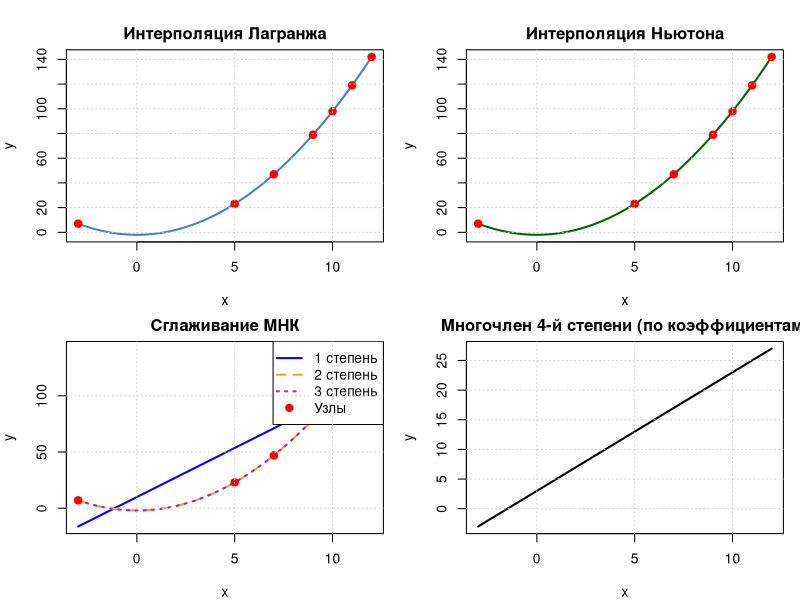

Reproduce this figure in R.
# x_data <- c(0, 1, 2, 3, 4, 5)
# y_data <- c(1.2, 2.8, 4.1, 5.0, 4.9, 3.1)

x_data <- c(5, 7, 9, 11, 12, -3, 10)
y_data <- c(23, 47, 79, 119, 142, 7, 98)

# Вектор точек для гладкого построения графиков
x_plot <- seq(min(x_data), max(x_data), length.out = 500)

# 2. ИНТЕРПОЛЯЦИЯ ПО ФОРМУЛЕ ЛАГРАНЖА
lagrange_interp <- function(x_nodes, y_nodes, x) {
  n <- length(x_nodes)
  y <- numeric(length(x))
  for (i in seq_along(x)) {
    s <- 0
    for (j in 1:n) {
      l <- 1
      for (k in 1:n) {
        if (k != j) {
          l <- l * (x[i] - x_nodes[k]) / (x_nodes[j] - x_nodes[k])
        }
      }
      s <- s + y_nodes[j] * l
    }
    y[i] <- s
  }
  return(y)
}

y_lagrange <- lagrange_interp(x_data, y_data, x_plot)

# 3. ИНТЕРПОЛЯЦИЯ ПО ФОРМУЛЕ НЬЮТОНА
newton_interp <- function(x_nodes, y_nodes, x) {
  n <- length(x_nodes)
  dd <- matrix(0, n, n)
  dd[, 1] <- y_nodes
  for (j in 2:n) {
    for (i in 1:(n - j + 1)) {
      dd[i, j] <- (dd[i + 1, j - 1] - dd[i, j - 1]) / (x_nodes[i + j - 1] - x_nodes[i])
    }
  }
  a <- dd[1, ]
  
  y <- numeric(length(x))
  for (i in seq_along(x)) {
    res <- a[1]
    prod_term <- 1
    for (j in 2:n) {
      prod_term <- prod_term * (x[i] - x_nodes[j - 1])
      res <- res + a[j] * prod_term
    }
    y[i] <- res
  }
  return(y)
}

y_newton <- newton_interp(x_data, y_data, x_plot)

# 4. СГЛАЖИВАЮЩИЕ МНОГОЧЛЕНЫ (МНК, степени 1-3)
fit1 <- lm(y_data ~ x_data)
fit2 <- lm(y_data ~ x_data + I(x_data^2))
fit3 <- lm(y_data ~ x_data + I(x_data^2) + I(x_data^3))

nd <- data.frame(x_data = x_plot)
y_mnk1 <- predict(fit1, newdata = nd)
y_mnk2 <- predict(fit2, newdata = nd)
y_mnk3 <- predict(fit3, newdata = nd)

# 5. ПРОИЗВОЛЬНЫЙ МНОГОЧЛЕН 4-Й СТЕПЕНИ
# Коэффициенты задаются от свободного члена до старшей степени: 
# P(x) = c[1] + c[2]*x + c[3]*x^2 + c[4]*x^3 + c[5]*x^4
coefs4 <- c(3, 2, 0, 0, 0)

poly4_eval <- function(coefs, x) {
  sapply(x, function(xi) sum(coefs * xi^(0:4)))
}

y_poly4 <- poly4_eval(coefs4, x_plot)

# 6. ПОСТРОЕНИЕ ГРАФИКОВ
par(mfrow = c(2, 2), mar = c(4, 4, 2, 1), oma = c(0, 0, 1, 0))

# 6.1 Лагранж
plot(x_plot, y_lagrange, type = "l", col = "steelblue", lwd = 2,
     main = "Интерполяция Лагранжа", xlab = "x", ylab = "y")
points(x_data, y_data, col = "red", pch = 19, cex = 1.2)
grid()

# 6.2 Ньютон
plot(x_plot, y_newton, type = "l", col = "darkgreen", lwd = 2,
     main = "Интерполяция Ньютона", xlab = "x", ylab = "y")
points(x_data, y_data, col = "red", pch = 19, cex = 1.2)
grid()

# 6.3 МНК (1, 2, 3 степени)
plot(x_plot, y_mnk1, type = "l", col = "blue", lwd = 2, 
     ylim = range(c(y_data, y_mnk1, y_mnk2, y_mnk3)),
     main = "Сглаживание МНК", xlab = "x", ylab = "y")
lines(x_plot, y_mnk2, col = "orange", lwd = 2, lty = 2)
lines(x_plot, y_mnk3, col = "purple", lwd = 2, lty = 3)
points(x_data, y_data, col = "red", pch = 19, cex = 1.2)
legend("topright", legend = c("1 степень", "2 степень", "3 степень", "Узлы"),
       col = c("blue", "orange", "purple", "red"), lty = c(1, 2, 3, NA),
       pch = c(NA, NA, NA, 19), lwd = 2, bg = "white")
grid()

# 6.4 Многочлен 4-й степени
plot(x_plot, y_poly4, type = "l", col = "black", lwd = 2,
     main = "Многочлен 4-й степени (по коэффициентам)", xlab = "x", ylab = "y")
grid()

par(mfrow = c(1, 1))
